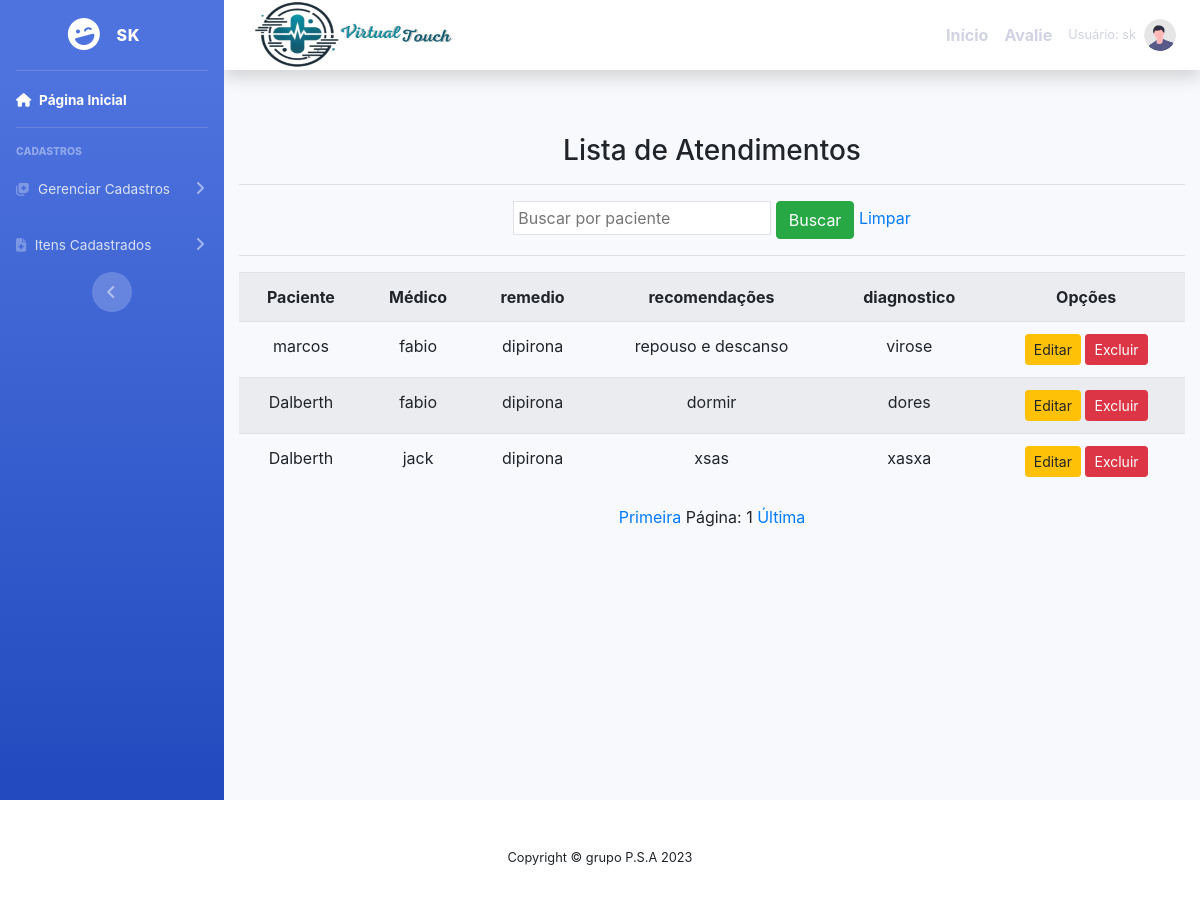
Before: /listar/atendimentos/ (signed in) with the older database file.
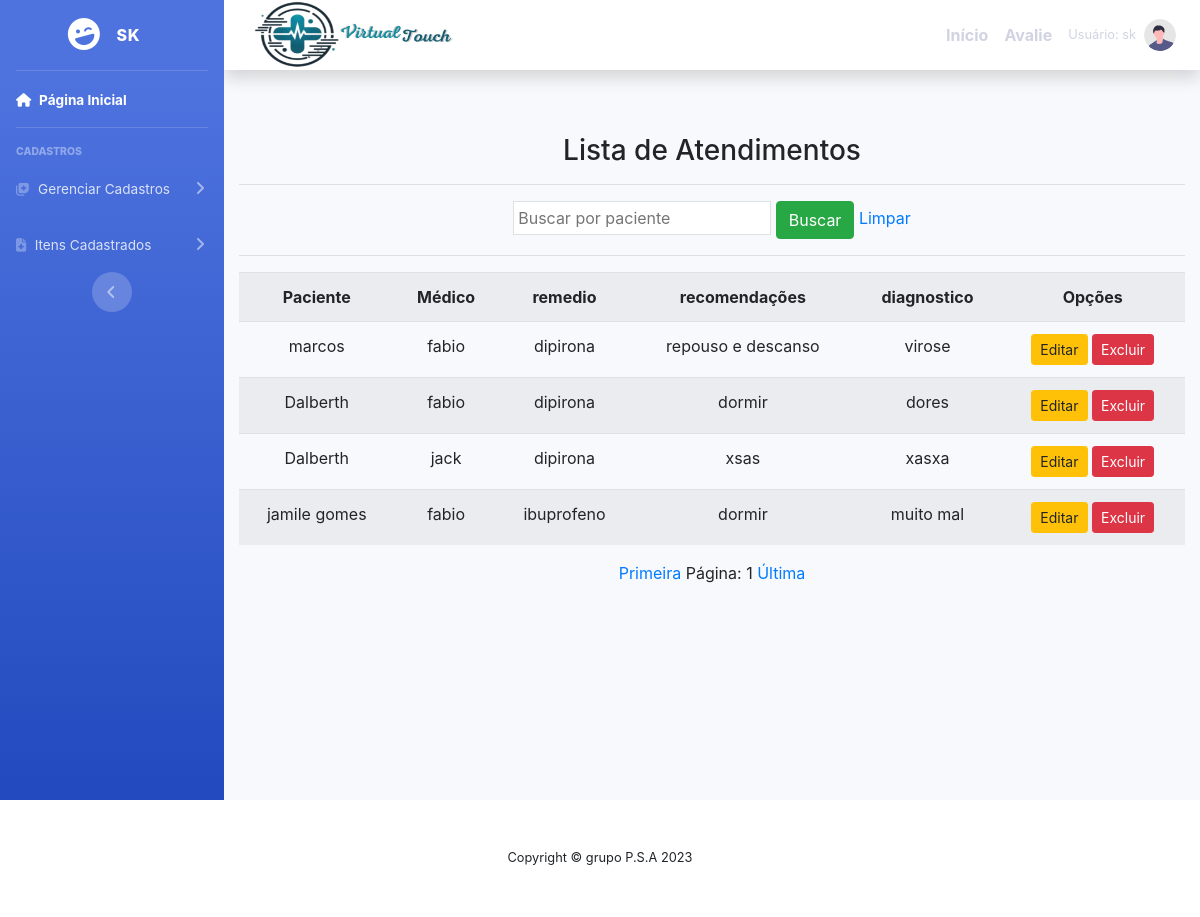
After: the same page with the newer database file.
### cadastros/models.py (models this page shows, shortened)
class Atendimento(models.Model):
    paciente = models.ForeignKey(Paciente, on_delete=models.PROTECT)
    medico = models.ForeignKey(Medico, on_delete=models.PROTECT)
    usuario = models.ForeignKey(User, on_delete=models.PROTECT)
    remedio = models.CharField(verbose_name ='remedio' ,max_length=255)
    diagnostico = models.TextField(verbose_name='diagnostico' , max_length=255)
    recomendacoes = models.TextField(verbose_name = 'recomendacoes', max_length=255 ,null=True, blank=True)

class Paciente(models.Model):
    usuario  = models.ForeignKey(User, on_delete=models.PROTECT)
    nome = models.CharField(max_length=50)
    telefone = models.CharField (verbose_name='telefone', max_length=11)
    numero_sus = models.CharField (verbose_name='numero_sus', max_length=15)
    cpf = models.CharField(verbose_name='cpf', max_length=11, null=True, blank=True)
    hospital = models.ForeignKey(Hospital, on_delete=models.PROTECT)
    descricao = models.CharField(max_length=150, verbose_name="descricao")
    sintomas = models.CharField(max_length=150, verbose_name="sintomas")
    doença_cronica = models.CharField(max_length=150, verbose_name="doença_cronica", null =True ,blank = True)
    idade = models.IntegerField (verbose_name='idade')
    usuario = models.ForeignKey(User, related_name='pacientes', on_delete=models.CASCADE)
    usuario_cadastrador = models.ForeignKey(User, related_name='pacientes_cadastrados', on_delete=models.CASCADE)

class Medico(models.Model):
    usuario  = models.ForeignKey(User, on_delete=models.PROTECT)
    numero = models.IntegerField(verbose_name="Número de telefone")
    nome = models.CharField(max_length=50, verbose_name=" nome")
    cpf = models.CharField(max_length = 11 ,verbose_name=" cpf ")
    especificacao = models.CharField(max_length=150)
    hospital = models.ForeignKey(Hospital, on_delete=models.PROTECT)

### cadastros/views.py (the view)
# urls.py: path('listar/atendimentos/', AtendimentoList.as_view(),
class AtendimentoList(GroupRequiredMixin, ListView):
    group_required = u'Medico'
    model = Atendimento
    template_name = 'listas/atendimento.html'
    paginate_by = 5
    def get_queryset(self):
        nome = self.request.GET.get('nome')
        if nome:
            atendimento = Atendimento.objects.filter(paciente__nome__icontains=nome)
        else:
            atendimento = Atendimento.objects.all()
        return atendimento

### paginas/templates/listas/atendimento.html (shortened to what this page needs)
{% extends 'modelo.html' %}
{% load static %}
{% block conteudo %}
<div class="container">
    <h3>Lista de Atendimentos</h3>
    <hr>
    <div class="table-responsive">
        <form action="?" method="GET">
            <input type="text" name="paciente" class="p-1 border" value="{{ request.GET.paciente }}" placeholder="Buscar por paciente">
            <button type="submit" class="btn btn-success">Buscar</button>
            <a href="{% url 'listar-atendimentos' %}">Limpar</a>
        </form>
        <hr>
        <table class="table table-striped">
            <tr>
                <th>Paciente</th>
                <th>Médico</th>
                <th>remedio</th>
                <th>recomendações</th>
                <th>diagnostico</th>
                <th>Opções</th>
            </tr>
            {% for atendimento in object_list %}
            <tr>
                <td>{{ atendimento.paciente.nome }}</td>
                <td>{{ atendimento.medico.nome }}</td>
                <td>{{ atendimento.remedio }}</td>
                <td>{{ atendimento.recomendacoes }}</td>
                <td>{{ atendimento.diagnostico }}</td>
                <td>
                    <a href="{% url 'editar-atendimento' atendimento.pk %}" class="btn btn-warning btn-sm" title="Editar">Editar</a>
                    <a href="{% url 'excluir-atendimento' atendimento.pk %}" class="btn btn-danger btn-sm" title="Excluir">Excluir</a>
                </td>
            </tr>
            {% empty %}
            <tr>
                <td colspan="5">Nenhum atendimento registrado.</td>
            </tr>
            {% endfor %}
        </table>
        <div class="text-center">
            <a href="?page=1">Primeira</a>
            <span>Página: {{ page_obj.number }}</span>
            <a href="?page={{ page_obj.paginator.num_pages }}">Última</a>
        </div>
    </div>
</div>
{% endblock %}

Changed rows visible on the page:
added Atendimento: paciente.nome "jamile gomes", medico.nome "fabio", remedio "ibuprofeno", recomendacoes "dormir", diagnostico "muito mal"
